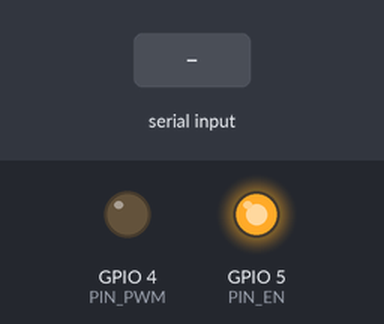
Simulated run of this sketch. Board: ESP32. Shown: output pins drawn as LEDs (lit = HIGH). The test bench sets the inputs (shaded band). What the sketch prints to the serial monitor is not drawn.

Above: at 1.2 s.
1.3 s: "90,45\n" received over Serial
At 2.4 s:
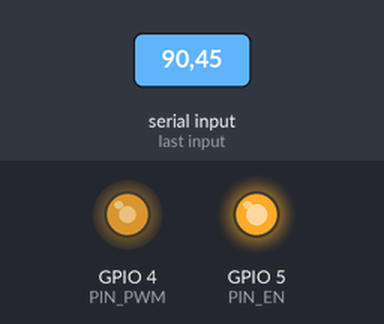
3.0 s: "30,150\n" received over Serial
At 3.6 s:
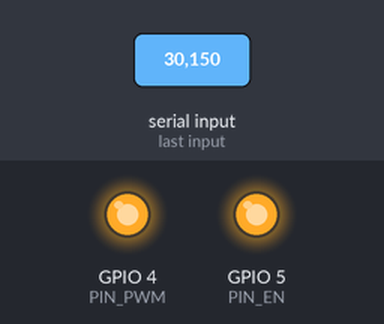
4.5 s: "0\n" received over Serial
At 5.4 s:
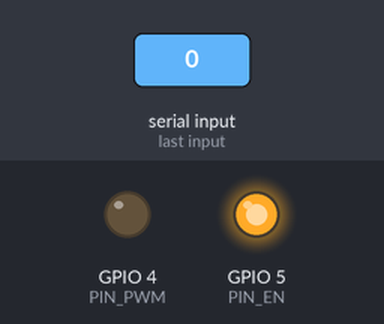
6.0 s: "5\n" received over Serial
At 7.1 s:
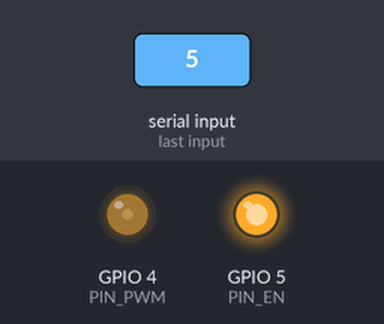
7.5 s: "w\n" received over Serial
At 8.0 s:
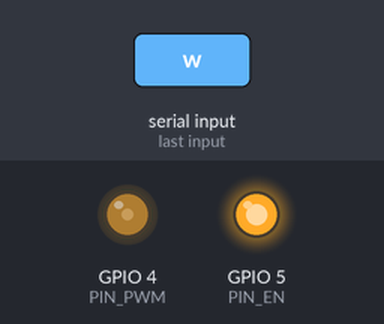
Timing chart, 0 to 10.0 s (numbered marks = the images above; inputs shaded):
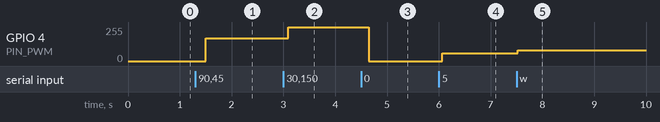

Measured:
- after the input at 1.3 s, GPIO 4 (PIN_PWM): 0/255 → 171/255 after 0.20 s
- after the input at 3.0 s, GPIO 4 (PIN_PWM): 171/255 → 255/255 after 0.10 s
- after the input at 4.5 s, GPIO 4 (PIN_PWM): 255/255 → 0/255 after 0.15 s
- after the input at 6.0 s, GPIO 4 (PIN_PWM): 0/255 → 57/255 after 0.07 s
- after the input at 7.5 s, GPIO 4 (PIN_PWM): 57/255 → 81/255 at once

The sketch:

fog_controller_dimmer.ino
```cpp
// =============================================================
// fog_controller_dimmer.ino - 細かい調光版
//
// キー操作(シリアルモニタ 115200):
//   w ... 明るさ +5%
//   s ... 明るさ -5%
//   e ... 明るさ +1%(微調整)
//   d ... 明るさ -1%(微調整)
//   数字(例: 45) ... その明るさに直接ジャンプ(0〜100)
//   0 ... 消灯
//   f ... 全開(100%)
//
// 例: "w w w" と打てば +15%。"70" と打てば70%へ。
// =============================================================

// ---------- 設定 ----------
const int PIN_PWM = 4;        // → BTS7960 RPWM
const int PIN_EN  = 5;        // → BTS7960 R_EN・L_EN

const int PWM_FREQ = 200;     // ハロゲン用
const int PWM_RES  = 12;      // 0〜4095

const float GAMMA = 0.5;      // ハロゲン用の体感補正
const uint32_t RAMP_MS = 300; // ソフトスタート

const int STEP_BIG   = 5;     // w/s の増減幅(%)
const int STEP_SMALL = 1;     // e/d の増減幅(%)

const int MAX_DUTY_PCT = 100; // バッテリー電源+④⑤⑥合格済みなら100でOK
                              // 5A級ACアダプタに戻すときは80へ
// ---------------------------

const int DUTY_MAX = (1 << PWM_RES) - 1;
const int DUTY_CAP = (int)((long)DUTY_MAX * MAX_DUTY_PCT / 100);

int levelPct = 0;          // 現在の明るさ(体感% 0〜100)
float currentDuty = 0;
uint32_t lastLoopMs = 0;

String numBuf = "";        // 数値直接入力用のバッファ

int targetDuty() {
  if (levelPct <= 0) return 0;
  float norm = levelPct / 100.0f;
  int duty = (int)(powf(norm, GAMMA) * DUTY_MAX);
  return min(duty, DUTY_CAP);
}

void printStatus() {
  // 現在値をバー表示付きで出す(シリアルモニタで見やすい)
  int bars = levelPct / 5;
  Serial.printf("明るさ %3d%% [", levelPct);
  for (int i = 0; i < 20; i++) Serial.print(i < bars ? "#" : "-");
  Serial.printf("] duty %d/%d\n", targetDuty(), DUTY_MAX);
}

void setLevel(int pct) {
  levelPct = constrain(pct, 0, 100);
  printStatus();
}

void commitNumBuf() {
  if (numBuf.length() > 0) {
    setLevel(numBuf.toInt());
    numBuf = "";
  }
}

void handleKeys() {
  while (Serial.available() > 0) {
    char c = Serial.read();

    if (c >= '1' && c <= '9') { numBuf += c; continue; }
    if (c == '0') {
      if (numBuf.length() > 0) { numBuf += c; continue; }  // "10"等の一部
      setLevel(0);  // 単独の0は消灯
      continue;
    }

    // 数字以外のキーが来たら、溜まっている数値を確定
    commitNumBuf();

    switch (c) {
      case 'w': setLevel(levelPct + STEP_BIG);   break;
      case 's': setLevel(levelPct - STEP_BIG);   break;
      case 'e': setLevel(levelPct + STEP_SMALL); break;
      case 'd': setLevel(levelPct - STEP_SMALL); break;
      case 'f': setLevel(100); break;
      case '\n': case '\r': case ' ': break;  // 区切り文字は無視
      default: break;
    }
  }
}

void updateOutput() {
  uint32_t now = millis();
  float dt = (now - lastLoopMs);
  lastLoopMs = now;

  float maxStep = (DUTY_MAX / (float)RAMP_MS) * dt;
  float target = targetDuty();

  if (currentDuty < target) {
    currentDuty = min(currentDuty + maxStep, target);
  } else if (currentDuty > target) {
    currentDuty = max(currentDuty - maxStep * 2, target);
  }

  ledcWrite(PIN_PWM, (int)currentDuty);
}

void setup() {
  Serial.begin(115200);

  pinMode(PIN_EN, OUTPUT);
  digitalWrite(PIN_EN, LOW);

  ledcAttach(PIN_PWM, PWM_FREQ, PWM_RES);
  ledcWrite(PIN_PWM, 0);

  digitalWrite(PIN_EN, HIGH);

  lastLoopMs = millis();
  Serial.println("=== fog_controller dimmer ===");
  Serial.println("w:+5% s:-5% e:+1% d:-1% f:全開 0:消灯 数字:直接指定(例 45)");
}

void loop() {
  handleKeys();
  updateOutput();
  delay(1);
}
```
